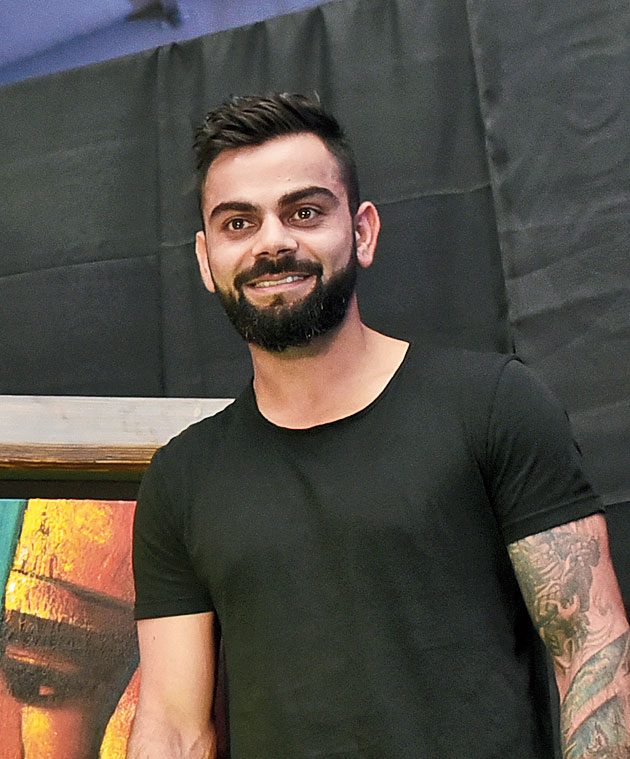
#> input picture model/test_images/kohli.jpg, 630 x 759 px
$ jupyter execute --allow-errors classifier_model.ipynb   (shell and % lines are left out)
#> lines starting #> are read from the running program, lines starting #| are printed output that depends on the picture
[cell 1]
import numpy as np
import cv2
import matplotlib
from matplotlib import pyplot as plt

[cell 2]
img = cv2.imread('./test_images/notime.png.')
#> (the rest of this cell did not finish here and is left out)

x and y + rgb coordinates

#> (a cell that did not finish here is left out)

#> (a cell that did not finish here is left out)

#> (a cell that did not finish here is left out)

#> (a cell that did not finish here is left out)

[cell 7]
face_cascade = cv2.CascadeClassifier('./opencv/haarcascades/haarcascade_frontalface_default.xml')
eye_cascade = cv2.CascadeClassifier('./opencv/haarcascades/haarcascade_eye.xml')

#> (the rest of this cell did not finish here and is left out)

- array of x and y and width and height

#> (a cell that did not finish here is left out)

#> (a cell that did not finish here is left out)

#> (a cell that did not finish here is left out)

#> (a cell that did not finish here is left out)

faces = face_cascade.detectMultiScale(gray,1.3,5)
for (x,y,w,h) in faces:
    face_img = cv2.rectangle(img,(x,y),(x+w,y+h),(0,255,0),4)
    roi_gray = gray[y:y+h,x:x+w]
    roi_color = face_img[y:y+h,x:x+w]
    eyes = eye_cascade.detectMultiScale(roi_gray)
    for (ex,ey,ew,eh) in eyes:
        cv2.rectangle(roi_color,(ex,ey),(ex+ew,ey+eh),(255,0,0),4)

cv2.imshow('img',img)
cv2.waitKey(0)
cv2.destroyAllWindows()

[cell 12]
## fun to get crop image if 2 eyes are detected
def get_cropped_image_if_2_eyes(image_path):
#> called with image_path = './test_images/kohli.jpg'
    img = cv2.imread(image_path)
#> img is the input picture: shape (759, 630, 3); mean B, G, R 71.4, 79.6, 85.6
    gray = cv2.cvtColor(img, cv2.COLOR_BGR2GRAY)
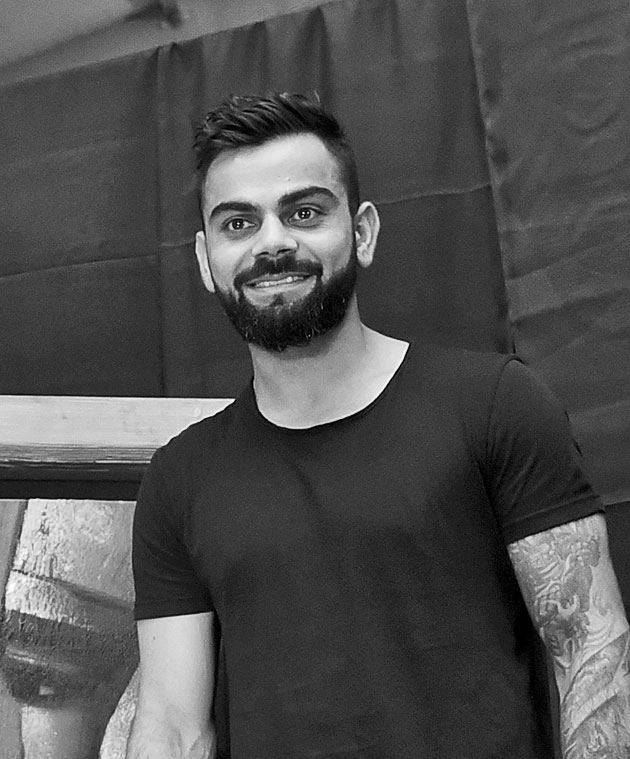
#> gray: shape (759, 630); min 0, max 255, mean 80.5
    faces = face_cascade.detectMultiScale(gray, 1.3, 5)
#> faces = [[177, 144, 186, 186]]
    for (x,y,w,h) in faces:
        roi_gray = gray[y:y+h, x:x+w]
        roi_color = img[y:y+h, x:x+w]
        eyes = eye_cascade.detectMultiScale(roi_gray)
        if len(eyes) >= 2:
            return roi_color
#> this loop made 1 pass
#> (x, y, w, h, eyes) on pass 1: (177, 144, 186, 186, [[101, 44, 48, 48], [38, 61, 41, 41]])
#> pass 1, in get_cropped_image_if_2_eyes, `roi_gray = gray[y:y+h, x:x+w]`:
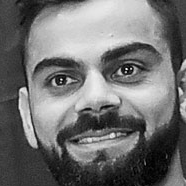
#> roi_gray: shape (186, 186); min 0, max 254, mean 112.2
#> pass 1, in get_cropped_image_if_2_eyes, `roi_color = img[y:y+h, x:x+w]`:
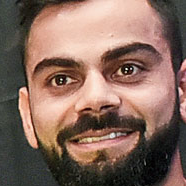
#> roi_color: shape (186, 186, 3); mean B, G, R 93.3, 105.2, 133

#> (a cell that did not finish here is left out)

[cell 14]
cropped_image = get_cropped_image_if_2_eyes('./test_images/kohli.jpg')
plt.imshow(cropped_image)

[cell 15]
org_image = cv2.imread('./test_images/kohli.jpg')
plt.imshow(org_image)

[cell 16]
## se if it gives result for image with eyes<2
tx = cv2.imread('./test_images/bal.jpg')
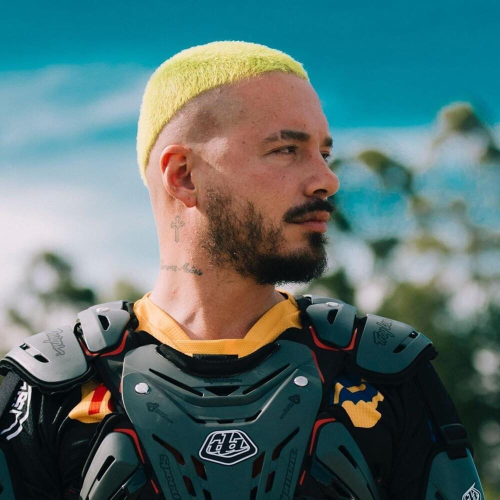
#> input picture model/test_images/bal.jpg, 1000 x 1000 px (shown at 1/2 size)
#> tx is the input picture: shape (1000, 1000, 3); mean B, G, R 111.6, 112.5, 87.4
# cv2.imshow('img',tx)
# cv2.waitKey(0)
# cv2.destroyAllWindows()
plt.imshow(tx)

[cell 17]
crop = get_cropped_image_if_2_eyes('./test_images/bal.jpg')
#> call 2 of get_cropped_image_if_2_eyes, with image_path = './test_images/bal.jpg'
#> in get_cropped_image_if_2_eyes (call 2), `gray = cv2.cvtColor(img, cv2.COLOR_BGR2GRAY)`:
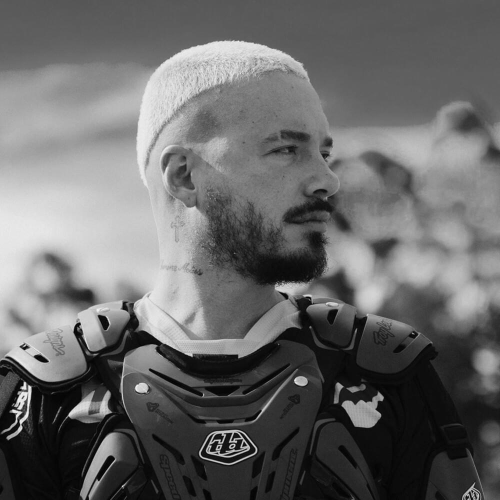
#> gray: shape (1000, 1000) (shown at 1/2 size); min 0, max 254, mean 104.9
#> in get_cropped_image_if_2_eyes (call 2), `faces = face_cascade.detectMultiScale(gray, 1.3, 5)`: faces = ()
crop

no result means eyes<2

[cell 18]
path_to_data = "./Dataset/"
path_to_cr_data = "./Dataset/cropped/"

[cell 19]
import os
img_dirs = []
for entry in os.scandir(path_to_data):
    if entry.is_dir():
        img_dirs.append(entry.path)

[cell 20]
img_dirs

[cell 21]
import shutil
if os.path.exists(path_to_cr_data):
    shutil.rmtree(path_to_cr_data)
os.mkdir(path_to_cr_data)

[cell 22]
cropped_image_dirs = []
celebrity_file_names_dict = {}

for img_dir in img_dirs:
    count = 1
    celebrity_name = img_dir.split('/')[-1]
    print(celebrity_name)

    celebrity_file_names_dict[celebrity_name] = []

    for entry in os.scandir(img_dir):
        roi_color = get_cropped_image_if_2_eyes(entry.path)
#> call 3 of get_cropped_image_if_2_eyes, with image_path = './Dataset/astrid/kok (19).jpg'
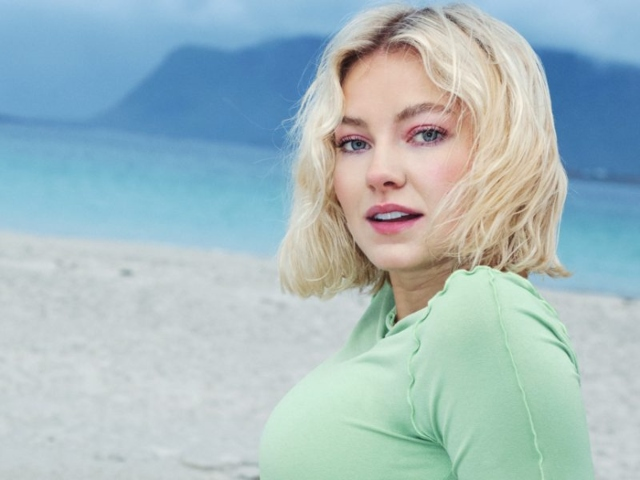
#> input picture model/Dataset/astrid/kok (19).jpg, 640 x 480 px
#> in get_cropped_image_if_2_eyes, img is the input picture: shape (480, 640, 3); mean B, G, R 191.7, 187.4, 165.7
#> in get_cropped_image_if_2_eyes (call 3), `gray = cv2.cvtColor(img, cv2.COLOR_BGR2GRAY)`:
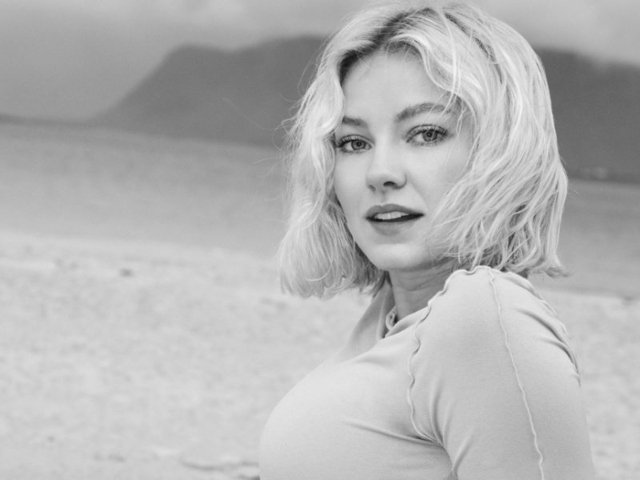
#> gray: shape (480, 640); min 19, max 244, mean 181.4
        if roi_color is not None:
            cropped_folder = path_to_cr_data + celebrity_name
            if not os.path.exists(cropped_folder):
                os.makedirs(cropped_folder)
                cropped_image_dirs.append(cropped_folder)
                print("Generating cropped images in folder: ",cropped_folder)

            cropped_file_name = celebrity_name + str(count) + ".png"
            cropped_file_path = cropped_folder + "/" + cropped_file_name

            cv2.imwrite(cropped_file_path, roi_color)
            celebrity_file_names_dict[celebrity_name].append(cropped_file_path)
            count += 1

Now you should have cropped folder under datasets folder that contains cropped images
Manually examine cropped folder and delete any unwanted images

[cell 23]
celebrity_file_names_dict = {}
for img_dir in cropped_image_dirs:
    celebrity_name = img_dir.split('/')[-1]
    file_list = []
    for entry in os.scandir(img_dir):
        file_list.append(entry.path)
    celebrity_file_names_dict[celebrity_name] = file_list
celebrity_file_names_dict

[cell 24]
import numpy as np
import pywt
import cv2

[cell 25]
celebrity_file_names_dict

# (3) Preprocessing: Use wavelet transform as a feature for traning our model
In wavelet transformed image, you can see edges clearly and that can give us clues on various facial features such as eyes, nose, lips etc
Wavelet transform

[cell 26]
def w2d(img, mode='haar', level=1):
#> called with mode = 'db1', level = 5
    imArray = img
    #Datatype conversions
    #convert to grayscale
    imArray = cv2.cvtColor( imArray,cv2.COLOR_RGB2GRAY )
    #convert to float
    imArray =  np.float32(imArray)
    imArray /= 255;
    # compute coefficients
    coeffs=pywt.wavedec2(imArray, mode, level=level)

    #Process Coefficients
    coeffs_H=list(coeffs)
    coeffs_H[0] *= 0;

    # reconstruction
    imArray_H=pywt.waverec2(coeffs_H, mode);
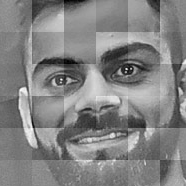
#> imArray_H: shape (186, 186) float32; min -0.629, max 0.595, mean -0.000839; drawn with min black and max white
    imArray_H *= 255;
    imArray_H =  np.uint8(imArray_H)
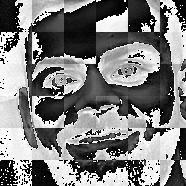
#> imArray_H: shape (186, 186); min 0, max 255, mean 125.8

    return imArray_H

[cell 27]
img_har = w2d(cropped_image,'db1',5)
plt.imshow(img_har,cmap='gray')

You can see above a wavelet transformed image that gives clues on facial features such as eyes, nose, lips etc. This along with raw pixel image can be used as an input for our classifier
(3) Preprocessing: Load image, detect face. If eyes >=2, then save and crop the face region
Lets write a python function that can take input image and returns cropped image (if face and eyes >=2 are detected)

[cell 28]
class_dict = {}
count = 0
for celebrity_name in celebrity_file_names_dict.keys():
    class_dict[celebrity_name] = count
    count = count + 1
#> this loop made 0 passes
#> after the loop, class_dict = 0 items; count = 0
class_dict
